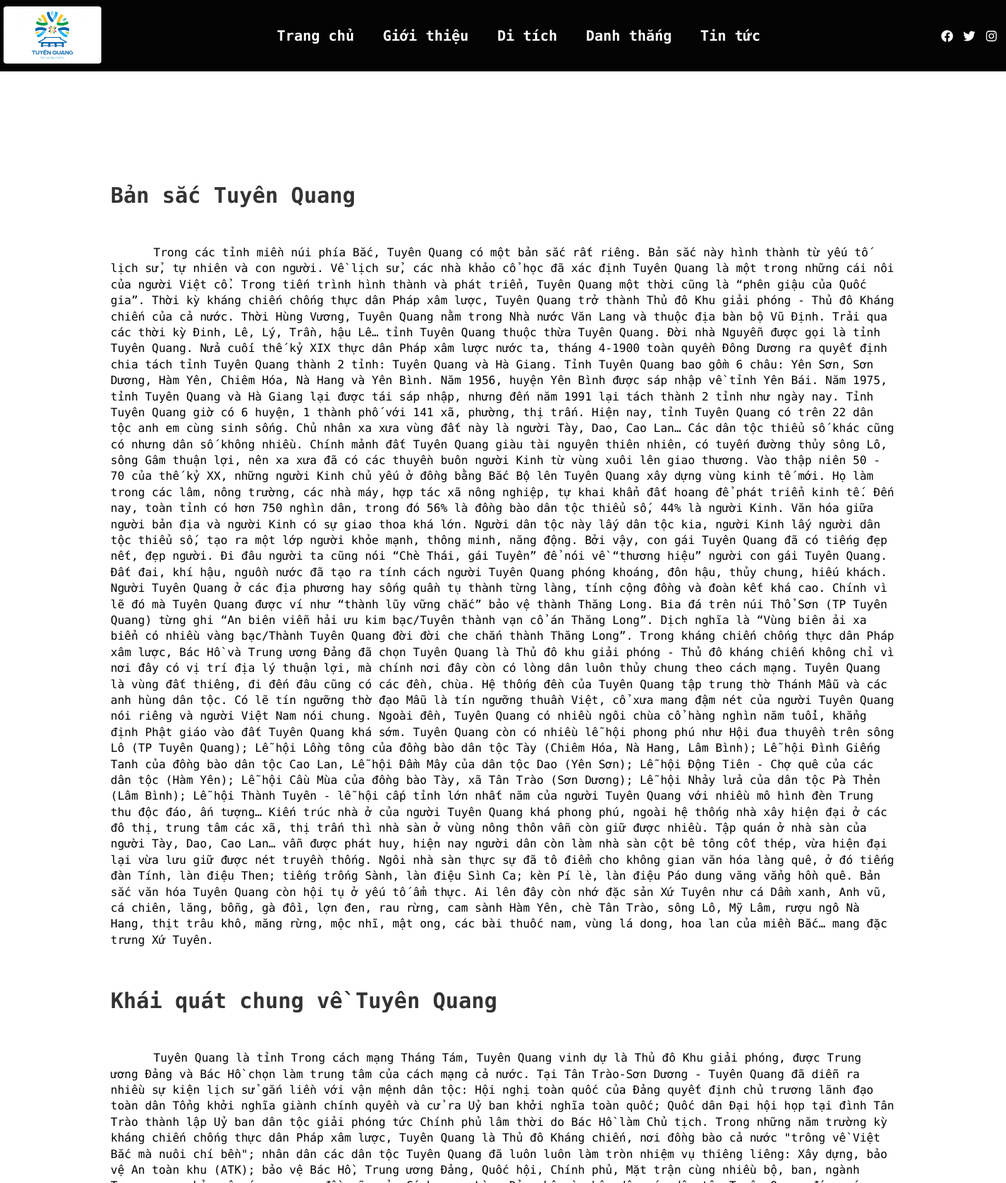
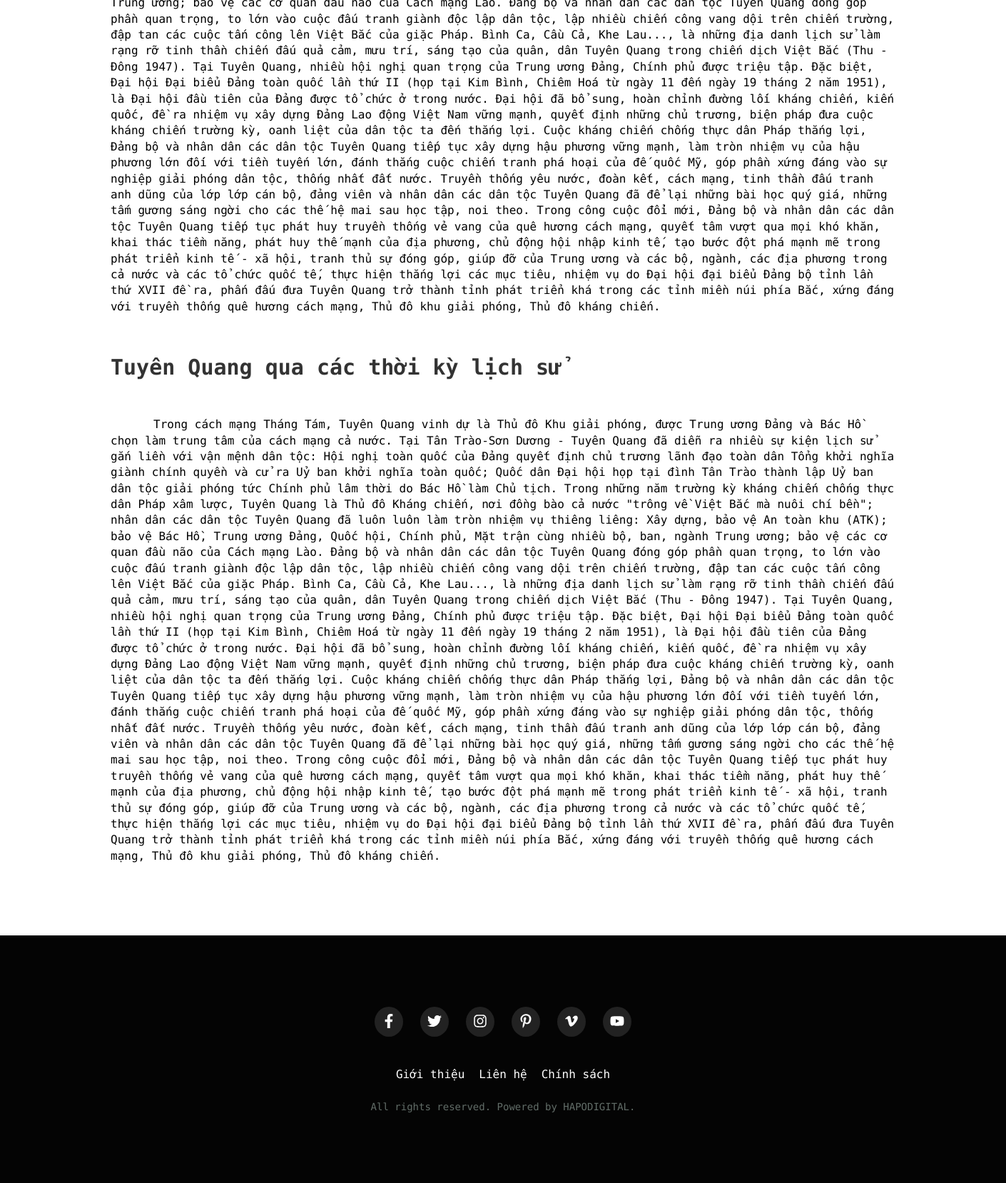
Screenshot of /introduce.php with the database file from the repository (2 pictures, top to bottom).
### tables this page shows
CREATE TABLE `category` (
  `id` int(11) NOT NULL,
  `name` varchar(320) NOT NULL
);

CREATE TABLE `introduce` (
  `id` int(11) NOT NULL,
  `description` longtext NOT NULL,
  `title` varchar(1000) NOT NULL,
  `image` varchar(1000) NOT NULL
);

### introduce.php (the view, shortened to what this page needs)
<?php
require_once("database/connect.php");
require_once('layouts/header1.php');
?>
<div class="introduct">
    <div class="introduct-row">
        <?php
            $sql = "SELECT * FROM introduce";
            $query = mysqli_query($connect, $sql);
            while ($row = mysqli_fetch_assoc($query)) { ?>
                <h2 class="introduct-title"><?php echo $row["title"]; ?></h2>
                <p class="introduct-des"><?php echo $row["description"]; ?></p>
        <?php } ?>
    </div>
</div>
<?php
require_once('layouts/footer.php');
?>

### layouts/header1.php (shortened to what this page needs)
<!DOCTYPE html>
<html lang="en">
<head>
    <link rel="stylesheet" href="./assets/css/reset.css">
</head>
<body>
    <div class="main">
        <div class="header1">
            <div class="row">
                <div class="logo">
                    <a href="" class="logo-link">
                        <img src="./assets/image/logo.jpg" alt="logo" class="logo_img">
                    </a>
                </div>
                <nav class="navbar">
                    <ul class="navbar-list">
                        <li class="navbar-item">
                            <a href="index.php" class="navbar-link">Trang chủ</a>
                        </li>
                        <li class="navbar-item">
                            <a href="introduce.php" class="navbar-link">Giới thiệu</a>
                        </li>
                        <?php
                        $sql = "SELECT * FROM category";
                        $query = mysqli_query($connect, $sql);
                        while ($row = mysqli_fetch_assoc($query)) { ?>
                            <li class="navbar-item">
                                <a href="category.php?id=<?php echo $row['id']; ?>" class="navbar-link"><?php echo $row["name"]; ?></a>
                            </li>
                        <?php } ?>
                    </ul>
                </nav>
                <div class="search">
                </div>
            </div>
        </div>

### layouts/header1.php (style rules this page uses)
* { box-sizing: inherit; }
html { font-size: 62.5%; line-height: 1.6rem; font-family: 'Roboto', sans-serif; font-family: 'Spline Sans Mono', monospace; box-sizing: border-box; }
.header1 { width: 100%; height: 100px; background-color: #040404; }
.row { margin: 0 auto; width: 1400px; height: 100px; display: flex; justify-content: space-between; align-items: center; }
.logo_img { height: 80px; cursor: pointer; border-radius: 4px; }
.navbar-list { display: flex; align-items: center; }
.navbar-item { margin: 0 10px; }
.navbar-link { text-decoration: none; font-size: 2rem; font-weight: 700; color: #fff; padding: 10px; list-style: none; cursor: pointer; }
.search { display: flex; }
.search-icon { width: 17px; height: 17px; margin: 0px 7px; cursor: pointer; }

### introduce.php (style rules this page uses)
.introduct-row { width: 1100px; margin: 0 auto; padding: 100px 0; }
.introduct-title { font-size: 3rem; font-weight: 600; line-height: 4.8rem; color: #333; margin-top: 50px; }
.introduct-des { font-size: 1.6rem; font-weight: 400; line-height: 2rem; text-indent: 60px; margin-top: 45px; line-height: 1.4; }

### rows the page displays
category: name "Di tích"
category: name "Danh thắng"
category: name "Tin tức"
introduce: title "Bản sắc Tuyên Quang", description "Trong các tỉnh miền núi phía Bắc, Tuyên Quang có một bản sắc rất riêng. Bản sắc này hình thành từ yếu tố lịch sử, tự nhiên và con người. Về lịch sử, các nhà khảo cổ học đã xác định Tuyên Quang là một trong những cái nôi của người Việt cổ. Trong tiến trình hình thành và phát triển, Tuyên Quang một thời cũng là “phên giậu của Quốc gia”. Thời kỳ kháng chiến chống thực dân Pháp xâm lược, Tuyên Quang trở thành Thủ đô Khu giải phóng - Thủ đô Kháng chiến của cả nước. Thời Hùng Vương, Tuyên Quang nằm trong Nhà nước Văn Lang và thuộc địa bàn bộ Vũ Định. Trải qua các thời kỳ Đinh, Lê, Lý, Trần, hậu Lê… tỉnh Tuyên Quang thuộc thừa Tuyên Quang. Đời nhà Nguyễn được gọi là tỉnh Tuyên Quang. Nửa cuối thế…"
introduce: title "Khái quát chung về Tuyên Quang", description "Tuyên Quang là tỉnh Trong cách mạng Tháng Tám, Tuyên Quang vinh dự là Thủ đô Khu giải phóng, được Trung ương Đảng và Bác Hồ chọn làm trung tâm của cách mạng cả nước. Tại Tân Trào-Sơn Dương - Tuyên Quang đã diễn ra nhiều sự kiện lịch sử gắn liền với vận mệnh dân tộc: Hội nghị toàn quốc của Đảng quyết định chủ trương lãnh đạo toàn dân Tổng khởi nghĩa giành chính quyền và cử ra Uỷ ban khởi nghĩa toàn quốc; Quốc dân Đại hội họp tại đình Tân Trào thành lập Uỷ ban dân tộc giải phóng tức Chính phủ lâm thời do Bác Hồ làm Chủ tịch. Trong những năm trường kỳ kháng chiến chống thực dân Pháp xâm lược, Tuyên Quang là Thủ đô Kháng chiến, nơi đồng bào cả nước \"trông về Việt Bắc mà nuôi chí bền\"; nhân…"
introduce: title "Tuyên Quang qua các thời kỳ lịch sử", description "Trong cách mạng Tháng Tám, Tuyên Quang vinh dự là Thủ đô Khu giải phóng, được Trung ương Đảng và Bác Hồ chọn làm trung tâm của cách mạng cả nước. Tại Tân Trào-Sơn Dương - Tuyên Quang đã diễn ra nhiều sự kiện lịch sử gắn liền với vận mệnh dân tộc: Hội nghị toàn quốc của Đảng quyết định chủ trương lãnh đạo toàn dân Tổng khởi nghĩa giành chính quyền và cử ra Uỷ ban khởi nghĩa toàn quốc; Quốc dân Đại hội họp tại đình Tân Trào thành lập Uỷ ban dân tộc giải phóng tức Chính phủ lâm thời do Bác Hồ làm Chủ tịch. Trong những năm trường kỳ kháng chiến chống thực dân Pháp xâm lược, Tuyên Quang là Thủ đô Kháng chiến, nơi đồng bào cả nước \"trông về Việt Bắc mà nuôi chí bền\"; nhân dân các dân tộc Tuyên…"
